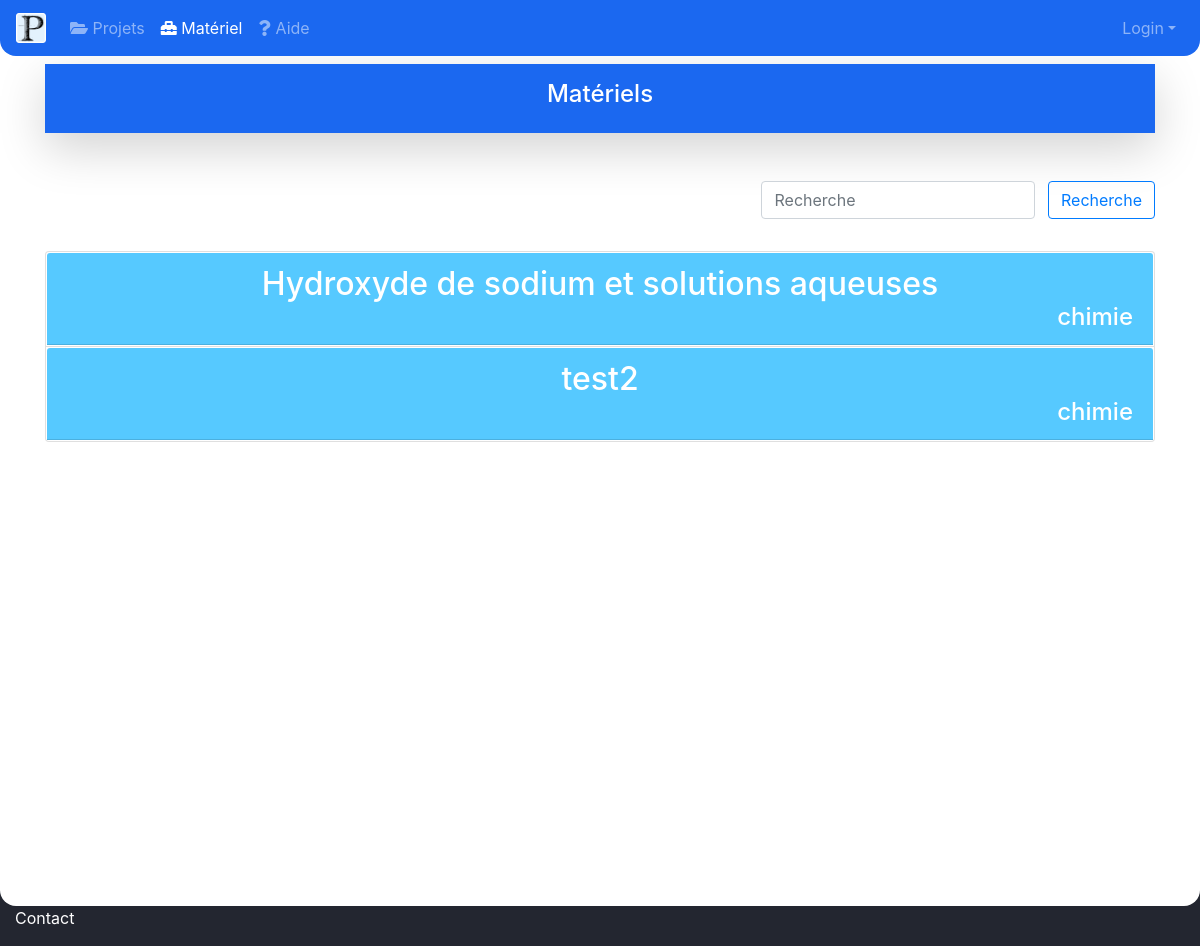
/materiel/?form=, run on the app's committed database.
### comptes/models.py (models this page shows, shortened)
class Materiaux(models.Model):
    nom = models.CharField(max_length=100)
    type = models.CharField(max_length=100)
    important = TextField()
    description = TextField()
    infoGeneral = TextField()

### Prepascience/views.py (the view)
# urls.py: path('materiel/', views.materiaux),
def materiaux(request):
    if request.method == 'GET':
        form = request.GET['form']
        if form == '':
            mat = Materiaux.objects.all()
        else:
            mat = Materiaux.objects.filter(nom__icontains=form)
    else:
        mat = Materiaux.objects.all()
    l= len(mat)
    return render(request, "materiaux.html", {'mat': mat, 'l':l})

### Prepascience/session.py (called while the page is built)
    def __call__(self, request):
        response = self.get_response(request)
        return response

    def process_view(self, request, view_func, view_args, view_kwargs):
        assert hasattr(request, 'user')
        path = request.path_info.lstrip('/')
        if not request.user.is_authenticated:
            if any(url.match(path) for url in EXEMPT_URLS):
                return redirect(settings.LOGIN_URL)

### templates/materiaux.html (shortened to what this page needs)
{% load static %}
<!doctype html>
<html lang="en">
<head>
    <link rel="stylesheet" href="https://stackpath.bootstrapcdn.com/bootstrap/4.4.1/css/bootstrap.min.css">
    <link rel="stylesheet" href="https://use.fontawesome.com/releases/v5.7.0/css/all.css">
</head>
<body style=" background-color: #232630;" >
<nav class="navbar navbar-expand-md navbar-dark fixed-top" style="background-color: #1B68F0;border-bottom-left-radius: 1rem; border-bottom-right-radius: 1rem ">
    <a class="navbar-brand" href="/">
        <img src="{% static 'images/logo.png' %}" width="30" height="30" class="d-inline-block align-top" alt="">
    </a>
    <div class="collapse navbar-collapse" id="navbarsExampleDefault">
        <ul class="navbar-nav mr-auto">
            <li class="nav-item">
                <a class="nav-link" href="#"> <i class="fas fa-folder-open"> </i> Projets </a>
            </li>
            <li class="nav-item active">
                <a class="nav-link" href="/materiel/?form="> <i class="fas fa-toolbox"></i> Matériel </a>
            </li>
            <li class="nav-item">
                <a class="nav-link" href="#"> <i class="fas fa-question"></i> Aide </a>
            </li>
            </ul>
            {% if user.is_authenticated %}
            <div align="right" class="navbar-nav">
                <a class="nav-link dropdown-toggle" href="#" id="dropdown01" data-toggle="dropdown" aria-haspopup="true" aria-expanded="false"> Profil</a>
                <div class="dropdown-menu dropdown-menu-lg-right" aria-labelledby="dropdown01">
                    <a class="dropdown-item" href="/login/">Se connecter</a>
                    <a class="dropdown-item" href="">Creer un compte</a>
                </div>
            </div>
            {% else %}
               <div align="right" class="navbar-nav">
                <a class="nav-link dropdown-toggle" href="#" id="dropdown01" data-toggle="dropdown" aria-haspopup="true" aria-expanded="false"> Login</a>
            </div>
            {% endif %}
    </div>
</nav>
<main role="main"  style="padding-left: 0px;padding-right: 0px;padding-top: 4rem;padding-bottom: 4rem; background-color: #FFFFFF;border-bottom-left-radius: 1rem;border-bottom-right-radius: 1rem">
    <div class="container" align="right">
    <div style="background-color: #1B68F0;margin-bottom: 2rem" align="center" class="shadow-lg p-3 mb-5 text-white"><h4>Matériels</h4></div>
    <form class="form-inline"  action="/materiel" method="GET" style="display:block;margin-top: 2rem;margin-bottom: 2rem">
      <input class="form-control mr-sm-2" type="text" placeholder="Recherche" aria-label="Recherche" id="recherche" name="form" value="{{recherche}}">
      <button class="btn btn-outline-primary" type="submit">Recherche</button>
    </form>
    <div class="accordion" id="listeMateriaux">
    {% for i in mat %}
  <div class="card">
  <button class="btn btn-link" type="button" data-toggle="collapse" data-target="#collapse{{i.id}}" aria-expanded="true" aria-controls="collapse{{i.id}}" style="padding: 0px">
    <div class="card-header" id="heading{{i.id}}" style="background-color: #56C9FF;color:#FFFFFF;transition-duration: 0.5s;text-decoration: none;" onmouseover="this.style.background='#1B68F0'" onmouseout="this.style.background='#56C9FF'">
        <h2 class="mb-0" style="color:#FFFFFF">
          {{ i.nom }}
      </h2>
        <h4 class="mb-0" style="color:#FFFFFF; position:relative" align="right">
          {{ i.type }}
      </h4>
    </div>
  </button>
  </div>
    {% endfor %}
</div>
    </div>
</main>
<div class="container-fluid">
    <p style="color: white">Contact</p>
</div>
</body>
</html>

### data on the page
Materiaux: nom "Hydroxyde de sodium et solutions aqueuses", type "chimie"
Materiaux: nom "test2", type "chimie"
